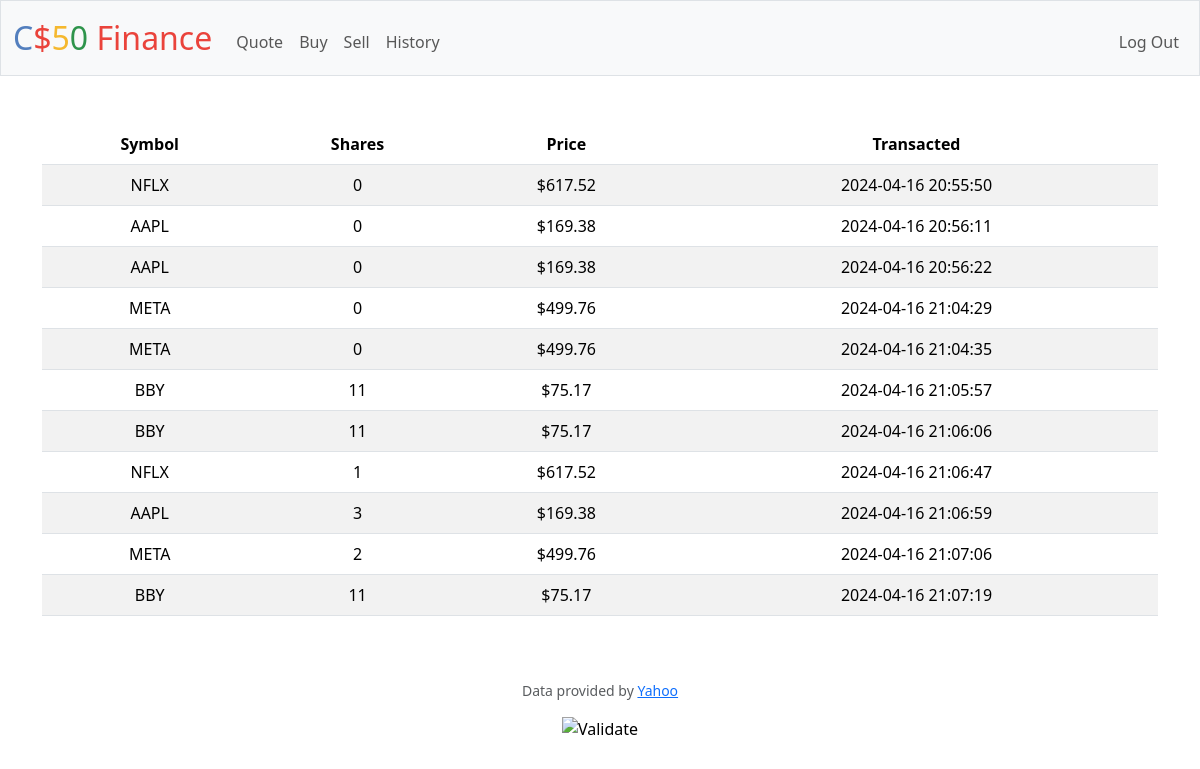
The app's page /history (signed in) with its own data.
### tables this page shows
CREATE TABLE transactionss (
    transaction_id INTEGER PRIMARY KEY,
    user_id INTEGER,
    stock_symbol TEXT COLLATE NOCASE, -- Change the collation here
    quantity INTEGER,
    price REAL, 
    transaction_date TIMESTAMP, type TEXT,
    FOREIGN KEY (user_id) REFERENCES users(id)
);

### app.py (the view)
@app.route("/history")
@login_required
def history():
    transactionss = db.execute("SELECT * FROM transactionss WHERE user_id = ?",session["user_id"])
    return render_template("/history.html",transactionss=transactionss, usd=usd)

### app.py (called while the page is built)
@app.after_request
def after_request(response):
    response.headers["Cache-Control"] = "no-cache, no-store, must-revalidate"
    response.headers["Expires"] = 0
    response.headers["Pragma"] = "no-cache"
    return response

### helpers.py (called while the page is built)
def login_required(f):
    @wraps(f)
    def decorated_function(*args, **kwargs):
        if session.get("user_id") is None:
            return redirect("/login")
        return f(*args, **kwargs)
    return decorated_function

def usd(value):
    return f"${value:,.2f}"

### templates/history.html (shortened to what this page needs)
{% extends "layout.html" %}
{% block main %}
    <table class="table table-striped">
        <thead>
            <tr>
                <th>Symbol</th>
                <th>Shares</th>
                <th>Price</th>
                <th>Transacted</th>
            </tr>
        </thead>
        <tbody>
            {% for transaction in transactionss %}
                <tr>
                    <td>{{ transaction.stock_symbol }}</td>
                    <td>{{ transaction.quantity }}</td>
                    <td>{{ usd(transaction.price) }}</td>
                    <td>{{ transaction.transaction_date }}</td>
                </tr>
            {% endfor %}
        </tbody>
    </table>
{% endblock %}

### templates/layout.html (shortened to what this page needs)
<!DOCTYPE html>
<html lang="en">
    <head>
        <link href="https://cdn.jsdelivr.net/npm/bootstrap@5.3.3/dist/css/bootstrap.min.css" rel="stylesheet">
        <link href="/static/styles.css" rel="stylesheet">
    </head>
    <body>
        <nav class="bg-light border navbar navbar-expand-md navbar-light">
            <div class="container-fluid">
                <a class="navbar-brand" href="/"><span class="blue">C</span><span class="red">$</span><span class="yellow">5</span><span class="green">0</span> <span class="red">Finance</span></a>
                <div class="collapse navbar-collapse" id="navbar">
                    {% if session["user_id"] %}
                        <ul class="navbar-nav me-auto mt-2">
                            <li class="nav-item"><a class="nav-link" href="/quote">Quote</a></li>
                            <li class="nav-item"><a class="nav-link" href="/buy">Buy</a></li>
                            <li class="nav-item"><a class="nav-link" href="/sell">Sell</a></li>
                            <li class="nav-item"><a class="nav-link" href="/history">History</a></li>
                        </ul>
                        <ul class="navbar-nav ms-auto mt-2">
                            <li class="nav-item"><a class="nav-link" href="/logout">Log Out</a></li>
                        </ul>
                    {% else %}
                        <ul class="navbar-nav ms-auto mt-2">
                            <li class="nav-item"><a class="nav-link" href="/register">Register</a></li>
                            <li class="nav-item"><a class="nav-link" href="/login">Log In</a></li>
                        </ul>
                    {% endif %}
                </div>
            </div>
        </nav>
        <main class="container py-5 text-center">
            {% block main %}{% endblock %}
        </main>
        <footer class="mb-5">
            <p class="mb-3 small text-center text-muted">
                Data provided by <a href="https://finance.yahoo.com/">Yahoo</a>
            </p>
            <form action="https://validator.w3.org/check" class="text-center" enctype="multipart/form-data" method="post" target="_blank">
                <input alt="Validate" src="/static/I_heart_validator.png" type="image">
            </form>
        </footer>
    </body>
</html>

### static/styles.css (style rules this page uses)
nav .navbar-brand { font-size: xx-large; }
nav .navbar-brand .blue { color: #537fbe; }
nav .navbar-brand .red { color: #ea433b; }
nav .navbar-brand .yellow { color: #f5b82e; }
nav .navbar-brand .green { color: #2e944b; }

### records on screen
transactionss: price "$617.52"
transactionss: price "$169.38"
transactionss: price "$169.38"
transactionss: price "$499.76"
transactionss: price "$499.76"
transactionss: price "$75.17"
transactionss: price "$75.17"
transactionss: price "$617.52"
transactionss: price "$169.38"
transactionss: price "$499.76"
transactionss: price "$75.17"
